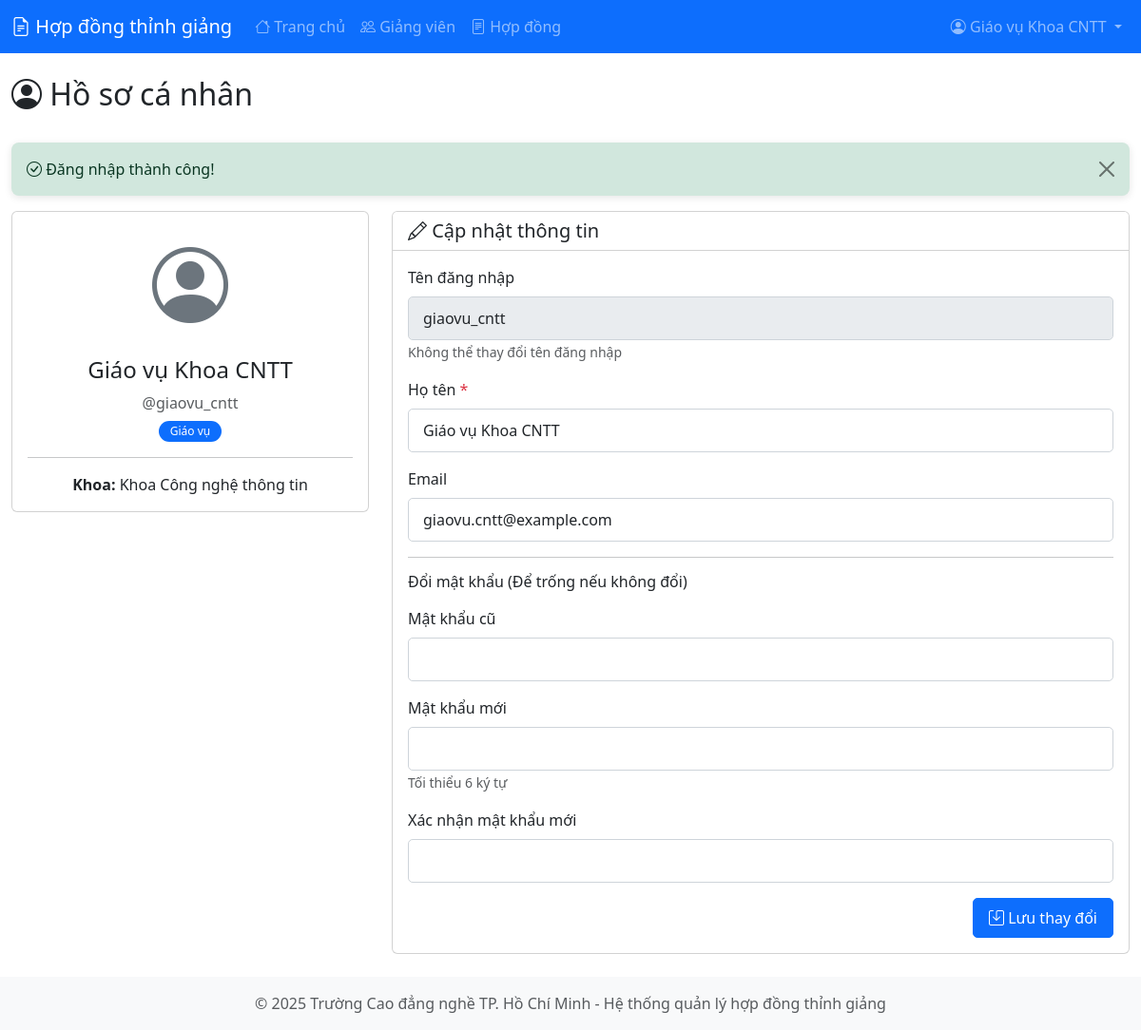
The app's page /profile.php (signed in) with its own data.
### tables this page shows
CREATE TABLE `users` (
  `id` int(11) NOT NULL,
  `username` varchar(50) NOT NULL,
  `password` varchar(255) NOT NULL,
  `full_name` varchar(100) NOT NULL,
  `email` varchar(100) DEFAULT NULL,
  `role` enum('admin','giao_vu') NOT NULL DEFAULT 'giao_vu',
  `faculty_id` int(11) DEFAULT NULL,
  `is_active` tinyint(1) DEFAULT 1,
  `last_login` datetime DEFAULT NULL,
  `created_at` timestamp NOT NULL DEFAULT current_timestamp(),
  `updated_at` timestamp NOT NULL DEFAULT current_timestamp() ON UPDATE current_timestamp()
);

CREATE TABLE `faculties` (
  `id` int(11) NOT NULL,
  `faculty_code` varchar(50) NOT NULL,
  `faculty_name` varchar(200) NOT NULL,
  `is_active` tinyint(1) DEFAULT 1,
  `created_at` timestamp NOT NULL DEFAULT current_timestamp(),
  `updated_at` timestamp NOT NULL DEFAULT current_timestamp() ON UPDATE current_timestamp()
);

### profile.php (the view, shortened to what this page needs)
<?php
$database = new Database();
$conn = $database->getConnection();
$query = "SELECT u.*, f.faculty_name FROM users u
          LEFT JOIN faculties f ON u.faculty_id = f.id
          WHERE u.id = :id";
$stmt = $conn->prepare($query);
$stmt->bindParam(':id', $_SESSION['user_id']);
$stmt->execute();
$user = $stmt->fetch();
include 'includes/header.php';
?>
<div class="row mb-4">
    <div class="col-md-6">
        <h2><i class="bi bi-person-circle"></i> Hồ sơ cá nhân</h2>
    </div>
</div>
<?php if (isset($_SESSION['success'])): ?>
<div class="alert alert-success alert-dismissible fade show" role="alert">
    <i class="bi bi-check-circle"></i> <?php echo $_SESSION['success']; unset($_SESSION['success']); ?>
    <button type="button" class="btn-close" data-bs-dismiss="alert"></button>
</div>
<?php endif; ?>
<div class="row">
    <div class="col-md-4">
        <div class="card">
            <div class="card-body text-center">
                <i class="bi bi-person-circle" style="font-size: 5rem; color: #6c757d;"></i>
                <h4 class="mt-3"><?php echo $user['full_name']; ?></h4>
                <p class="text-muted mb-1">@<?php echo $user['username']; ?></p>
                <?php if ($user['role'] === 'admin'): ?>
                <span class="badge bg-danger">Admin</span>
                <?php else: ?>
                <span class="badge bg-primary">Giáo vụ</span>
                <?php endif; ?>
                <?php if ($user['faculty_name']): ?>
                <hr>
                <p class="mb-0"><strong>Khoa:</strong> <?php echo $user['faculty_name']; ?></p>
                <?php endif; ?>
            </div>
        </div>
    </div>
    <div class="col-md-8">
        <div class="card">
            <div class="card-header bg-white">
                <h5 class="mb-0"><i class="bi bi-pencil"></i> Cập nhật thông tin</h5>
            </div>
            <div class="card-body">
                <form method="POST" action="">
                    <div class="mb-3">
                        <label class="form-label">Tên đăng nhập</label>
                        <input type="text" class="form-control" value="<?php echo $user['username']; ?>" disabled>
                        <small class="text-muted">Không thể thay đổi tên đăng nhập</small>
                    </div>
                    <div class="mb-3">
                        <label class="form-label">Họ tên <span class="text-danger">*</span></label>
                        <input type="text" class="form-control" name="full_name"
                               value="<?php echo $user['full_name']; ?>" required>
                    </div>
                    <div class="mb-3">
                        <label class="form-label">Email</label>
                        <input type="email" class="form-control" name="email"
                               value="<?php echo $user['email']; ?>">
                    </div>
                    <hr>
                    <h6 class="mb-3">Đổi mật khẩu (Để trống nếu không đổi)</h6>
                    <div class="mb-3">
                        <label class="form-label">Mật khẩu cũ</label>
                        <input type="password" class="form-control" name="old_password">
                    </div>
                    <div class="mb-3">
                        <label class="form-label">Mật khẩu mới</label>
                        <input type="password" class="form-control" name="new_password">
                        <small class="text-muted">Tối thiểu 6 ký tự</small>
                    </div>
                    <div class="mb-3">
                        <label class="form-label">Xác nhận mật khẩu mới</label>
                        <input type="password" class="form-control" name="confirm_password">
                    </div>
                    <div class="text-end">
                        <button type="submit" class="btn btn-primary">
                            <i class="bi bi-save"></i> Lưu thay đổi
                        </button>
                    </div>
                </form>
            </div>
        </div>
    </div>
</div>
<?php include 'includes/footer.php'; ?>

### assets/css/style.css (style rules this page uses)
:root { --primary-color: #0d6efd; --secondary-color: #6c757d; --success-color: #198754; --danger-color: #dc3545; --warning-color: #ffc107; }
body { font-family: 'Segoe UI', Tahoma, Geneva, Verdana, sans-serif; min-height: 100vh; display: flex; flex-direction: column; }
.btn { border-radius: 5px; padding: 8px 16px; font-weight: 500; transition: all 0.3s ease; }
.form-control, .form-select { border-radius: 5px; border: 1px solid #ced4da; padding: 10px 15px; }
.alert { border-radius: 8px; border: none; box-shadow: 0 2px 8px rgba(0, 0, 0, 0.1); }
.badge { padding: 5px 12px; font-weight: 500; border-radius: 12px; }

### records on screen
users: full_name "Giáo vụ Khoa CNTT", username "giaovu_cntt", faculty.faculty_name "Khoa Công nghệ thông tin", email "giaovu.cntt@example.com"

### other values on screen
$_SESSION['full_name'] "Giáo vụ Khoa CNTT"
$_SESSION['success'] "Đăng nhập thành công!"
